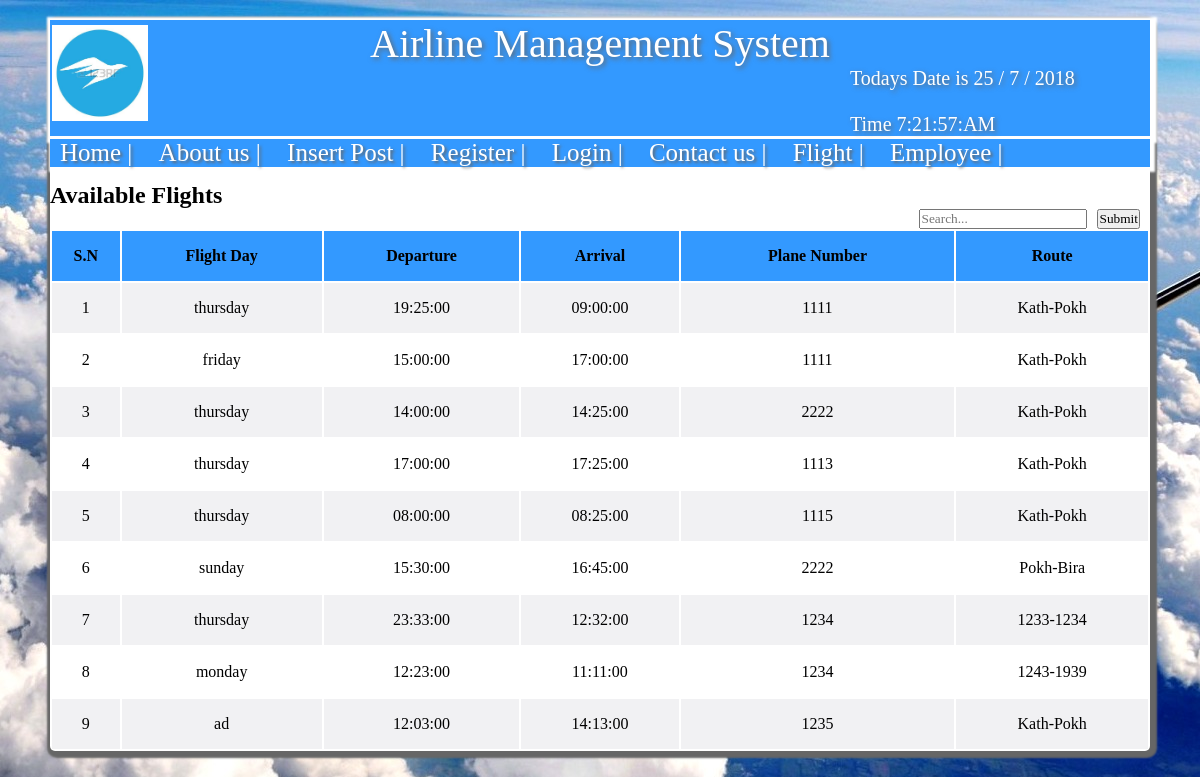
The page /flight_schedule_details.php on the database its author committed.
### tables this page shows
CREATE TABLE `flight_schedule` (
  `flid` int(11) NOT NULL,
  `flight_day` varchar(32) NOT NULL,
  `departure` time NOT NULL,
  `arrival` time NOT NULL,
  `aircraft_no` int(11) NOT NULL,
  `routecode` varchar(255) NOT NULL
);

### flight_schedule_details.php (the view, shortened to what this page needs)
<?php
require_once("includes/connect.php");
?>
<!doctype html>
<html>
	<head>
		<link rel="stylesheet" href="css/style.css">
	</head>
	<body>
		<div id="wrapper">
			<div id="header">
				<?php include("includes/header.php"); ?>
			</div>
			<div id="nav">
				<?php include("includes/nav.php"); ?>
			</div>
			<div id="main_section">
                <h2>Available Flights</h2>
                <form action="<?php echo htmlspecialchars($_SERVER['PHP_SELF'])?>" method="post" style="display:inline">
                    <input type="submit" name="submit" style="float:right; margin:0px 10px;">
                    <input type="search" name="search" style="float:right" placeholder="Search...">
                </form>
				<table>
                    <tr>
                        <th>S.N</th>
                        <th>Flight Day</th>
                        <th>Departure</th>
                        <th>Arrival</th>
                        <th>Plane Number</th>
                        <th>Route</th>
                    </tr>
                    <?php
                        $sql ="SELECT * FROM flight_schedule";
                        $i=1;
                        $result = mysqli_query($con,$sql);
                        if($result){
                            if (isset($_POST['submit'])){
                                $searched_key = $_POST['search'];
                                $sql = "SELECT * FROM flight_schedule WHERE flight_day LIKE '%$searched_key%' or departure LIKE '%$searched_key%' or arrival LIKE '%$searched_key%' or aircraft_no LIKE '%$searched_key%' order by flid DESC";
                                $result = mysqli_query($con,$sql);
                            if ($result){
                                $i = 1;
                            while($row=mysqli_fetch_array($result)){
                                echo "<tr>
                                    <td>". $i++ ."</td>
                                    <td>". $row['flight_day'] ."</td>
                                    <td>". $row['departure'] ."</td>
                                    <td>". $row['arrival'] ."</td>
                                    <td>". $row['aircraft_no'] ."</td>
                                    <td>". $row['routecode'] ."</td>
                                    </tr>
                                ";
                            }
                            }else{
                                $errormessage ="Error in displaying. CHECK:".mysqli_error($con);
                            }
                            }else{
                            while($row=mysqli_fetch_array($result)){
                                echo "
                                <tr>
                                <td>". $i++ ."</td>
                                <td>". $row['flight_day'] ."</td>
                                <td>". $row['departure'] ."</td>
                                <td>". $row['arrival'] ."</td>
                                <td>". $row['aircraft_no'] ."</td>
                                <td>". $row['routecode'] ."</td>
                                </tr>
                                ";
                            }
                        }
                        }else{
                            $errormessage = "Error in displaying data CHECK".mysqli_error($con);
                        }
                    ?>
                </table>
			</div>
		</div>
	</body>
</html>

### includes/header.php (shortened to what this page needs)
<p>Airline Management System</p>
<img src="airline.jpg"  >
<div id="date">
</div>

### includes/nav.php
<a href="home.php">Home |</a>
<a href="about.php">About us |</a>
<a href="insert_post.php">Insert Post |</a>
<a href="register.php">Register |</a>
<a href="login.php">Login |</a>
<a href="contact.php">Contact us |</a>
<a href="flight.php">Flight |</a>
<a href="employee.php">Employee |</a>

### css/style.css (style rules this page uses)
body { background-image:url("plane.jpg"); }
* { margin:0; padding:0; font-family:"Trebuchet MS"; box-sizing:border-box; }
#wrapper { width:1100px; margin-left:auto; margin-right:auto; background-color:white; border-radius:5px 5px 5px 5px; box-shadow:2px 2px 2px 5px #666; }
#header { clear:both; margin-top:20px; background-color:#39f; box-shadow:2px 2px 2px 5px white; text-shadow:2px 2px 5px #666; margin-bottom:3px; }
#header p { font-size:40px; text-align:center; color:white; }
#header img { padding:2px; float:left; margin-top:-44px; width:100px; }
#header #date { color:white; margin-left:800px; font-size:20px; }
#nav { margin-bottom:3px; background-color:#39f; font-size:25px; box-shadow:2px 2px 2px 3px white; }
#nav a { color:white; text-decoration:none; text-shadow:2px 2px 3px #666; margin:5px; padding:5px; }
#main_section { width:1100px; margin-top:15px; }

### flight_schedule_details.php (style rules this page uses)
table { width:100%; }
th,td { height: 50px; text-align: center; }
tr { width:100%; }
th { background-color: #39F; }
tr:nth-child(even) { background-color:#f1f1f3; }
a { margin:10px; }

### rows shown on the page
flight_schedule: flight_day "thursday", departure "19:25:00", arrival "09:00:00", aircraft_no "1111", routecode "Kath-Pokh"
flight_schedule: flight_day "friday", departure "15:00:00", arrival "17:00:00", aircraft_no "1111", routecode "Kath-Pokh"
flight_schedule: flight_day "thursday", departure "14:00:00", arrival "14:25:00", aircraft_no "2222", routecode "Kath-Pokh"
flight_schedule: flight_day "thursday", departure "17:00:00", arrival "17:25:00", aircraft_no "1113", routecode "Kath-Pokh"
flight_schedule: flight_day "thursday", departure "08:00:00", arrival "08:25:00", aircraft_no "1115", routecode "Kath-Pokh"
flight_schedule: flight_day "sunday", departure "15:30:00", arrival "16:45:00", aircraft_no "2222", routecode "Pokh-Bira"
flight_schedule: flight_day "thursday", departure "23:33:00", arrival "12:32:00", aircraft_no "1234", routecode "1233-1234"
flight_schedule: flight_day "monday", departure "12:23:00", arrival "11:11:00", aircraft_no "1234", routecode "1243-1939"
flight_schedule: flight_day "ad", departure "12:03:00", arrival "14:13:00", aircraft_no "1235", routecode "Kath-Pokh"
